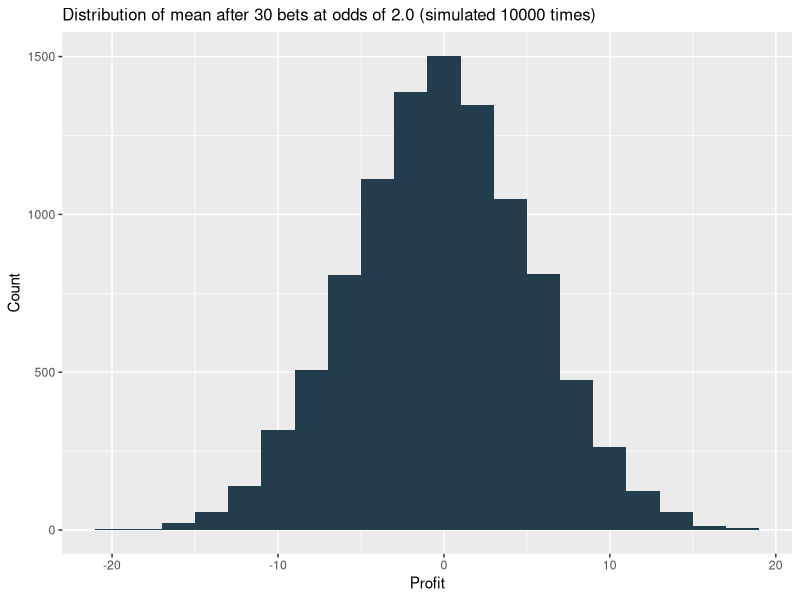
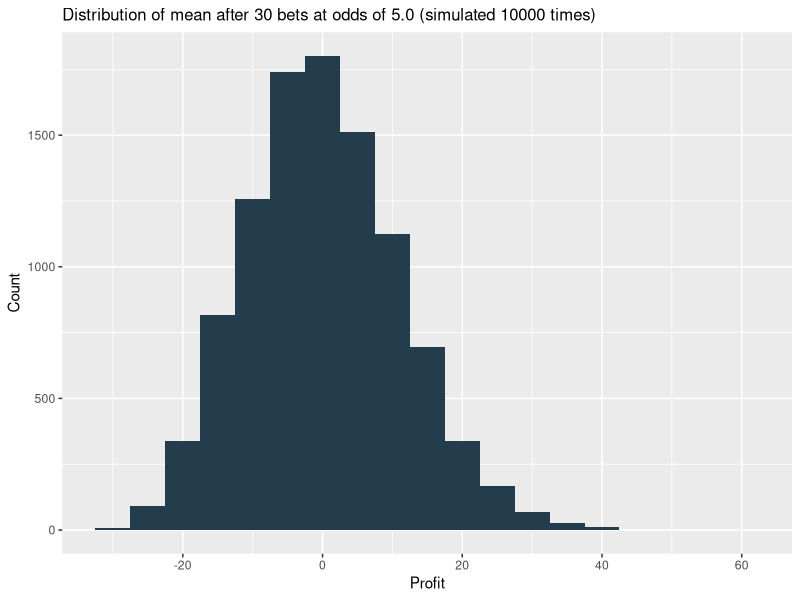
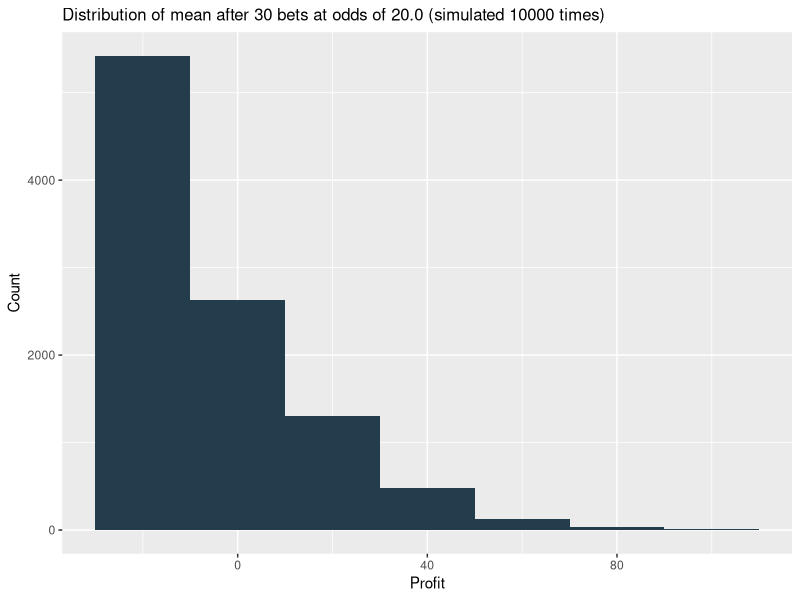
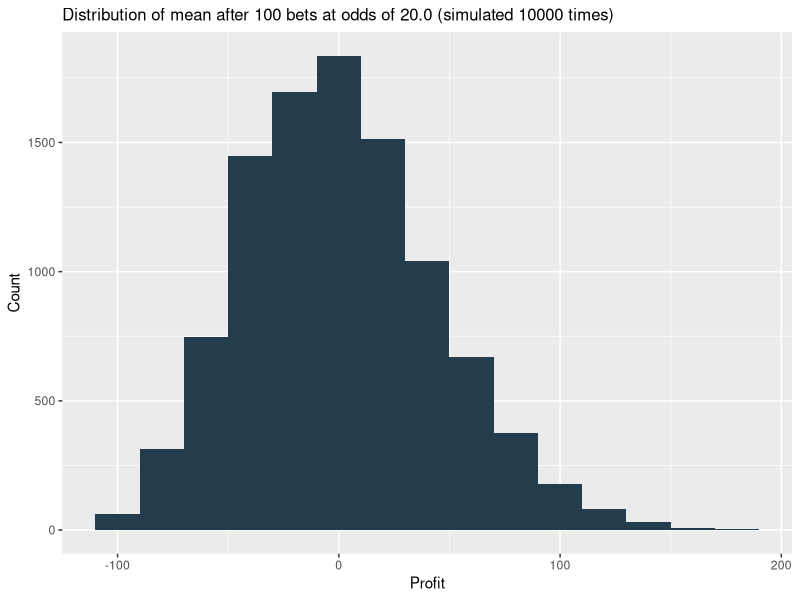
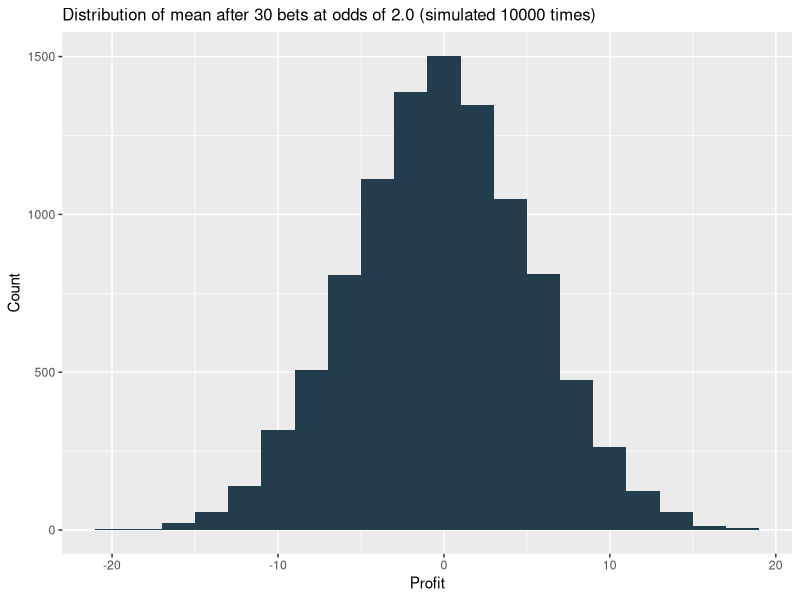
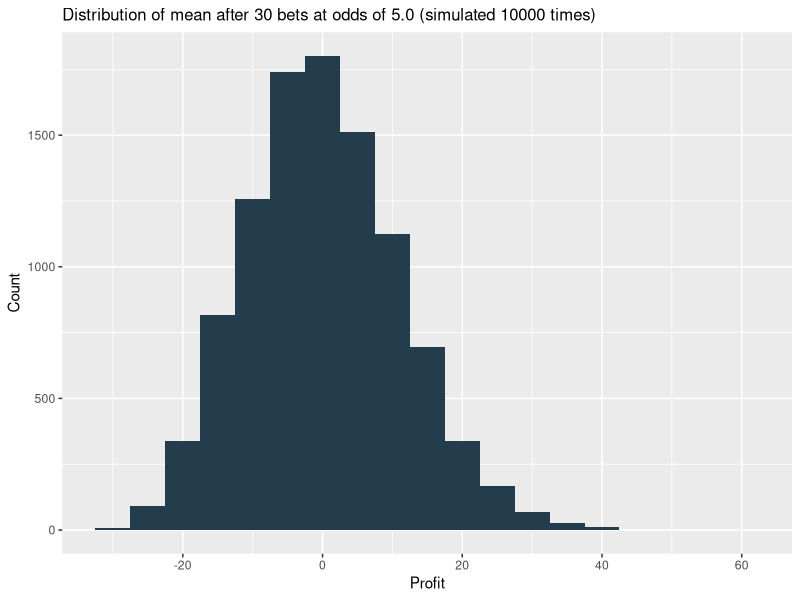
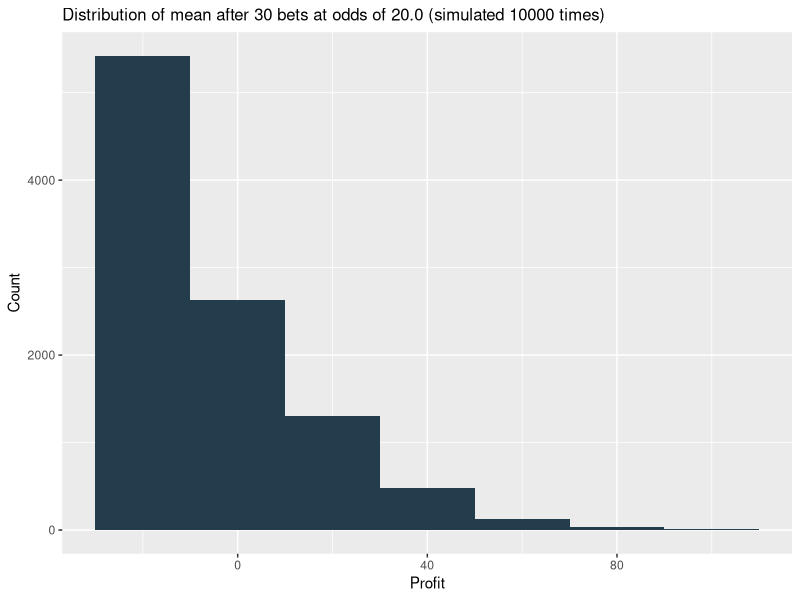
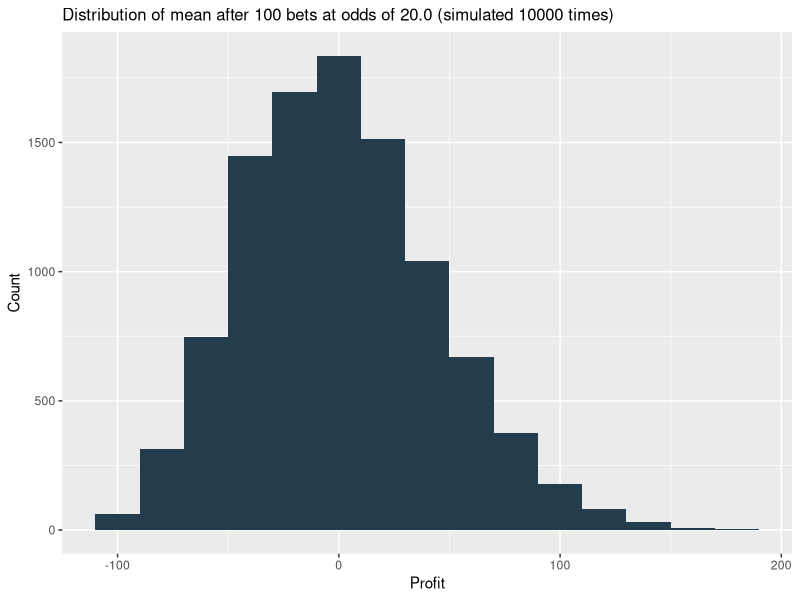

Reproduce these figures in R, in order.

#####################################################
### Some simulations of betting P&L distributions ###
#####################################################

library(ggplot2)
library(here)

setwd(here("posts/betting_variance/viz"))

# Set a custom color palette
my_palette <- c("#233D4D", "#FF9F1C", "#41EAD4", "#FDFFFC", "#F71735")

# ---- Function to generate P&L from n bets with probability p ----
sim_bets <- function(n, p) {
  # Simulate n outcomes: 1 for win, 0 for loss
  outcomes <- rbinom(n, size = 1, prob = p)
  
  odds <- 1 / p # decimal odds
  
  # For each bet, P&L is (odds - 1) if win, -1 if loss
  pl <- ifelse(outcomes == 1, odds - 1, -1)
  
  # Return total profit or loss
  total_pl <- sum(pl)
  return(total_pl)
}

# ---- Function to plot m repetitions of sim_bets ----
sim_iterations_plot <- function(m, n, p, binwidth = 2) {
  my_pls <- c()
  for (i in 1:m) {
    new_pl <- sim_bets(n, p)
    my_pls <- c(my_pls, new_pl)
  }
  my_df <- data.frame(run = c(1:m), profit_loss = my_pls)
  odds <- format(round(1 / p, 1), nsmall = 1)
  plot_title <- paste("Distribution of mean after", n, "bets at odds of", odds, "(simulated", m, "times)")
  ggplot(my_df, aes(x=profit_loss)) +
    geom_histogram(binwidth = binwidth, fill = my_palette[1]) +
    labs(x = "Profit", y = "Count", title = plot_title) +
    theme(plot.title = element_text(size = 12))
}

(plot1 <- sim_iterations_plot(10000, 30, 0.5))
ggsave("mean_distribution_2.png", plot1, dpi = 600)

(plot2 <- sim_iterations_plot(10000, 30, 0.2, binwidth = 5))
ggsave("mean_distribution_5.png", plot2, dpi = 600)

(plot3 <- sim_iterations_plot(10000, 30, 0.05, binwidth = 20))
ggsave("mean_distribution_20.png", plot3, dpi = 600)

(plot4 <- sim_iterations_plot(10000, 100, 0.05, binwidth = 20))
ggsave("mean_distribution_20a.png", plot4, dpi = 600)
